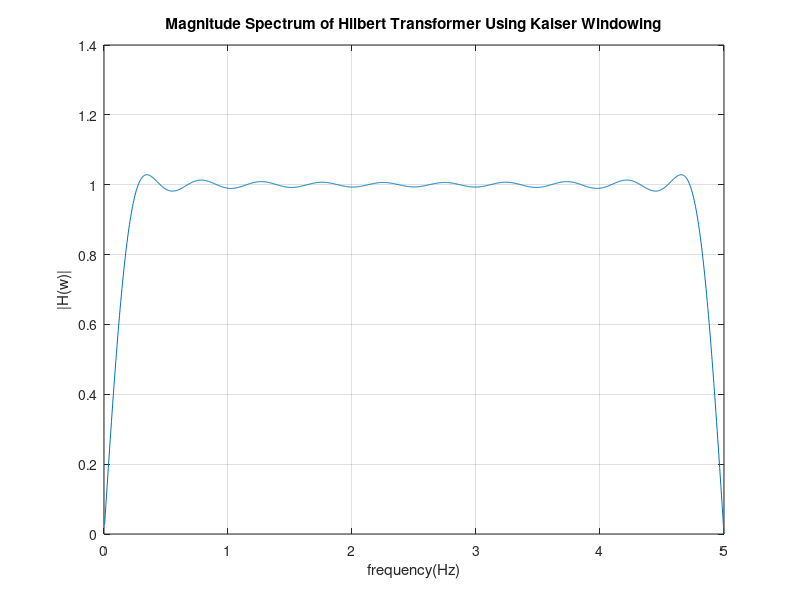
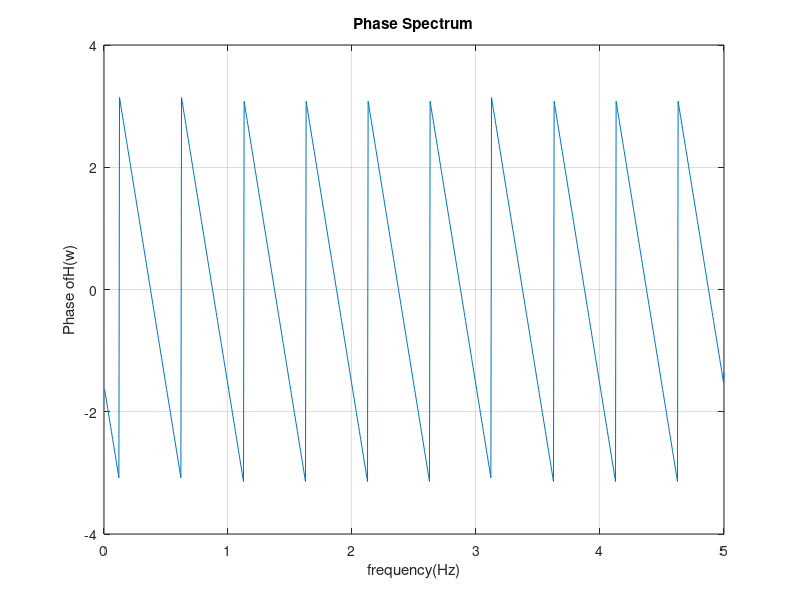

Recreate these plots in MATLAB, in order.
clear;
close all;
clc;
% Task 3 specifications
%%%____________________Initialization of parameters________________
fs=10/(2*pi); 
alpha=3;
L=40;
ts=1/fs;
n1=-L/2:-1;
b1=alpha.*(1-(2.*n1./L).^2).^0.5;
n2=1:L/2;
b2=alpha.*(1-(2.*n2./L).^2).^0.5;
%%%__________________Defining Hilbert Transformation_______
for i = 1:size(n1,2)
hiln1(i) = (1-cos(n1(i)*pi))./(n1(i)*pi); % Define Hilbert function for half length Window
kaiser_win1 = besseli(0,b1)./besseli(0,alpha);% Define Kasier Window for Zeroth order Bessel Function
hn1(i) = hiln1(i) * kaiser_win1(i);% Multiplying the window with transformation
end
for i = 1:size(n2,2)
hiln2(i) = (1-cos(n2(i)*pi))./(n2(i)*pi);
kaiser_win2 = besseli(0,b2)./besseli(0,alpha);
hn2(i) = hiln2(i) * kaiser_win2(i);
end
% Plot of the spectrum for Hilbert transformer

for i=1:1000
w(i)=pi*fs*i/1000;% Convolving to the frequency domain transformation 
z=exp(1i*w(i)*ts);
hf(i)=z^(-1*L/2)*(sum(hn1.*z.^(-n1))+sum(hn2.*z.^(-n2))); % Joining the two half of the Window
end
figure;
%%%---------------Magintude Plot-----------------------------------%%%%%%%
plot(w,abs(hf));
xlabel('frequency(Hz)');
ylabel('|H(w)|');
grid on;
title('Magnitude Spectrum of Hilbert Transformer Using Kaiser Windowing');
%%%%--------------------Phase Plot------------------------------%%%%---
figure;
plot(w,angle(hf));
xlabel('frequency(Hz)');
ylabel('Phase ofH(w)');
title('Phase Spectrum');
grid on;